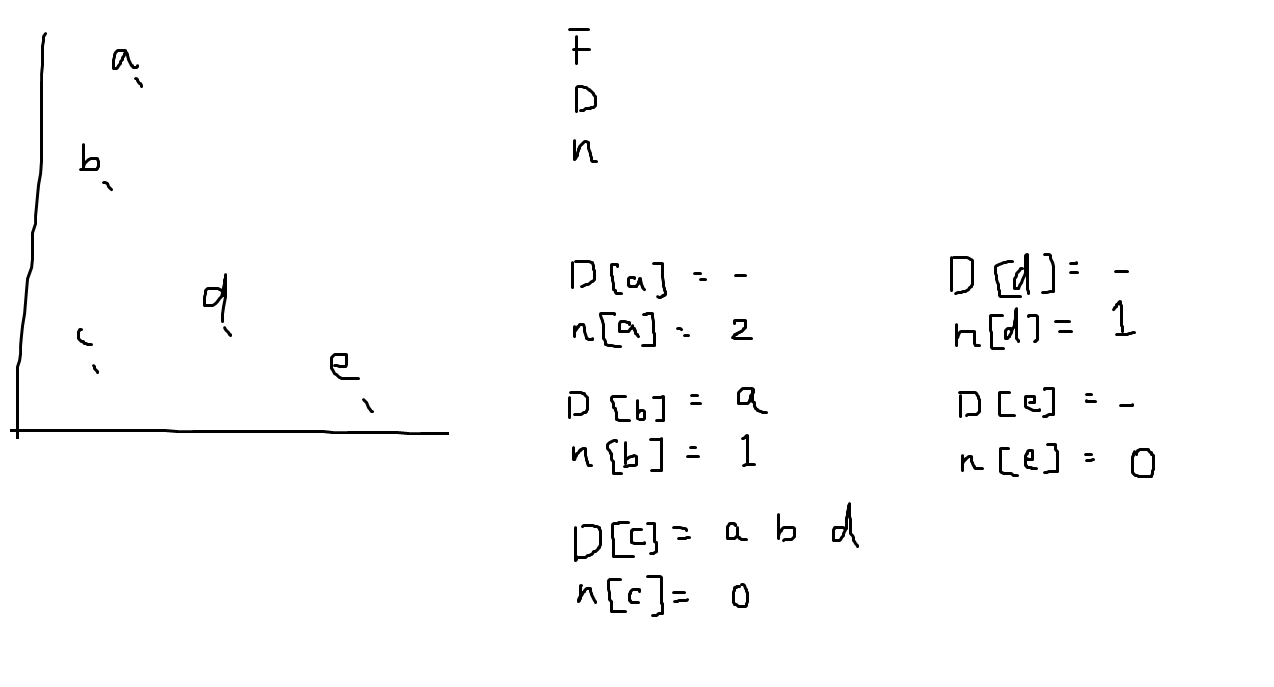
#> input picture dev/Basics/testNonDominatedSorting/testNonDominatedSorting/fast_nondominated_sort.png, 1274 x 687 px
$ python testColorTransfer_main.py --source ../../../Basics/testNonDominatedSorting/testNonDominatedSorting/fast_nondominated_sort.png --target ../../../Basics/testNonDominatedSorting/testNonDominatedSorting/fast_nondominated_sort.png
#> lines starting #> are read from the running program, lines starting #| are printed output that depends on the picture
### dev/OpenCV/testColorTransfer/testColorTransfer/ColorTransfer.py
import numpy as np
import cv2


# [118 lines left out: functions color_transfer_rgb, color_transfer_lab, color_transfer_hsv, not called in this run]


def color_transfer_ycrcb( source, target ):

    source  = cv2.cvtColor( source, cv2.COLOR_BGR2YCrCb ).astype('float32')
    target  = cv2.cvtColor( target, cv2.COLOR_BGR2YCrCb ).astype('float32')

    # compute color statistics for the source and target images
    ( lMeanSrc, lStdSrc, aMeanSrc, aStdSrc, bMeanSrc, bStdSrc ) = image_stats(source)
    ( lMeanTar, lStdTar, aMeanTar, aStdTar, bMeanTar, bStdTar ) = image_stats(target)

    # subtract the means from the target image
    ( l, a, b ) = cv2.split( target )
    l -= lMeanTar
    a -= aMeanTar
    b -= bMeanTar

    # scale by the standard deviations
    l = (lStdTar / lStdSrc) * l
    a = (aStdTar / aStdSrc) * a
    b = (bStdTar / bStdSrc) * b

    # add in the source mean
    l += lMeanSrc
    a += aMeanSrc
    b += bMeanSrc

    # clip the pixel intensities to [0, 255] if they fall outside
    l = np.clip( l, 0, 255 )
    a = np.clip( a, 0, 255 )
    b = np.clip( b, 0, 255 )

    # merge the channels together and convert back to the RGB color space,
    # being sure tgo utilize the 8-bit unsigned integere data type
    transfer = cv2.merge( [l, a, b] )
    transfer = cv2.cvtColor( transfer.astype('uint8'), cv2.COLOR_YCrCb2BGR )#transfer.astype('uint8')#

    #return the color transferred image
    return transfer


def image_stats( image ):
    # compute the mean and standard deviation of each channel
    ( l, a, b ) = cv2.split( image )
    ( lMean, lStd )   = ( l.mean(), l.std() )
    ( aMean, aStd )   = ( a.mean(), a.std() )
    ( bMean, bStd )   = ( b.mean(), b.std() )

    # return the color statistics
    return ( lMean, lStd, aMean, aStd, bMean, bStd )

### dev/OpenCV/testColorTransfer/testColorTransfer/testColorTransfer_main.py
from ColorTransfer import color_transfer_lab, color_transfer_hsv, color_transfer_ycrcb, color_transfer_rgb


import argparse
import cv2


def show_image( title, image, width=300 ):
	# resize the image to have a constant width, just to
	# make displaying the images take up less screen real
	# estate
	r = width / float(image.shape[1])
	dim = (width, int(image.shape[0] * r))
	resized = cv2.resize(image, dim, interpolation = cv2.INTER_AREA)

	# show the resized image
	cv2.imshow(title, resized)


if __name__ == '__main__':

    # construct the argument parser and parse the arguments
    ap = argparse.ArgumentParser()
    ap.add_argument( '-s', '--source', required=True,
                   help='Path to the source image' )

    ap.add_argument( '-t', '--target', required=True,
                    help='Path to the target image' )

    ap.add_argument( '-o', '--output',
                    help='Path to the output image (optional)' )
    args = vars(ap.parse_args())

    # load images
    source = cv2.imread( args['source'] )
#> source is the input picture: shape (687, 1274, 3); min 0, max 255, mean 250.9
    target = cv2.imread( args['target'] )

    # transfer color
    transfer = color_transfer_ycrcb( source, target )#color_transfer_rgb( source, target )#color_transfer_hsv( source, target )#color_transfer_lab( source, target )#
#> in color_transfer_ycrcb, `source  = cv2.cvtColor( source, cv2.COLOR_BGR2YCrCb ).astype('float32')`:
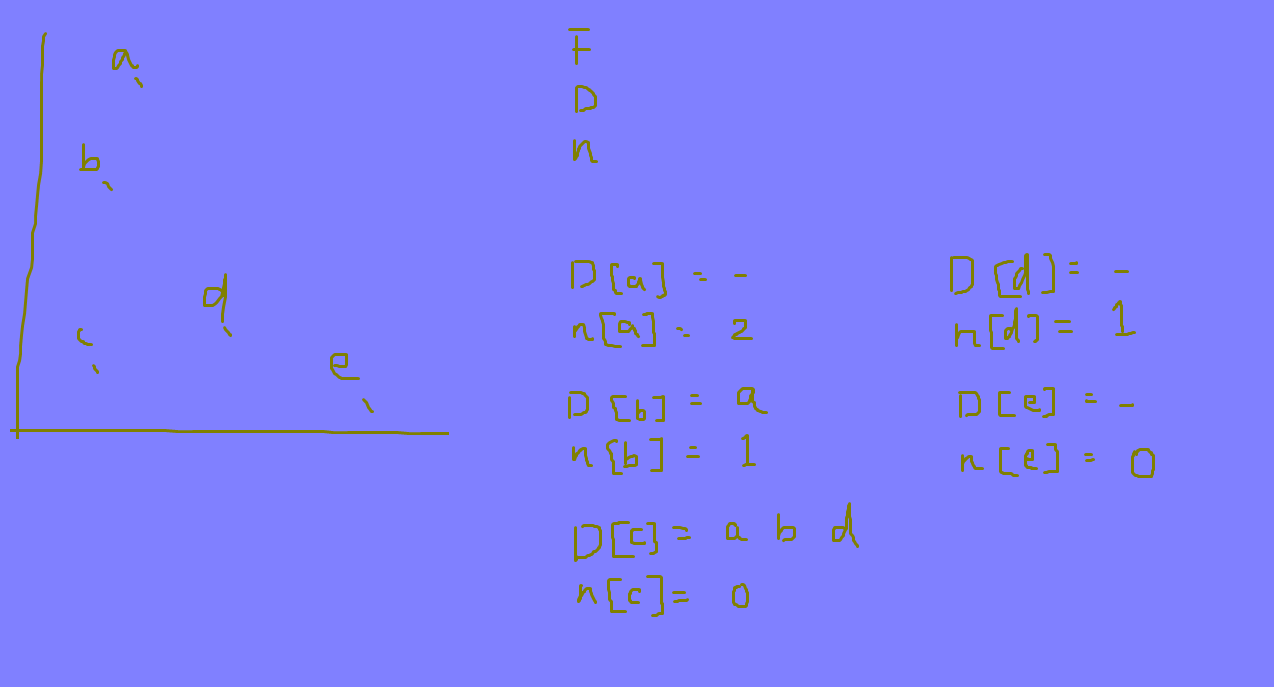
#> source: shape (687, 1274, 3) float32; mean of channels 0, 1, 2 251.8, 128, 128; drawn as B, G, R
#> in image_stats, `( l, a, b ) = cv2.split( image )`: a: shape (687, 1274) float32; every value is 128
#> in image_stats, `( lMean, lStd )   = ( l.mean(), l.std() )`: lMean = 250.9; lStd = 31.39
#> in image_stats, `( aMean, aStd )   = ( a.mean(), a.std() )`: aMean = 128; aStd = 0
#> in image_stats, `( bMean, bStd )   = ( b.mean(), b.std() )`: bMean = 128; bStd = 0
#> in color_transfer_ycrcb, `( lMeanSrc, lStdSrc, aMeanSrc, aStdSrc, bMeanSrc, bStdSrc ) = image_st..`: lMeanSrc = 250.9; lStdSrc = 31.39; aMeanSrc = 128; aStdSrc = 0; bMeanSrc = 128; bStdSrc = 0
#> in color_transfer_ycrcb, `( lMeanTar, lStdTar, aMeanTar, aStdTar, bMeanTar, bStdTar ) = image_st..`: lMeanTar = 250.9; lStdTar = 31.39; aMeanTar = 128; aStdTar = 0; bMeanTar = 128; bStdTar = 0
#> in color_transfer_ycrcb, `a -= aMeanTar`: a: shape (687, 1274) float32; every value is 0
#> in color_transfer_ycrcb, `a = (aStdTar / aStdSrc) * a`: a: shape (687, 1274) float32; every value is NaN or infinite
#> in color_transfer_ycrcb, `transfer = cv2.merge( [l, a, b] )`: transfer: shape (687, 1274, 3) float32; 66.67% of the values are NaN or infinite; the others: min 0, max 255, mean 250.9
#> in color_transfer_ycrcb, `transfer = cv2.cvtColor( transfer.astype('uint8'), cv2.COLOR_YCrCb2BGR..`:
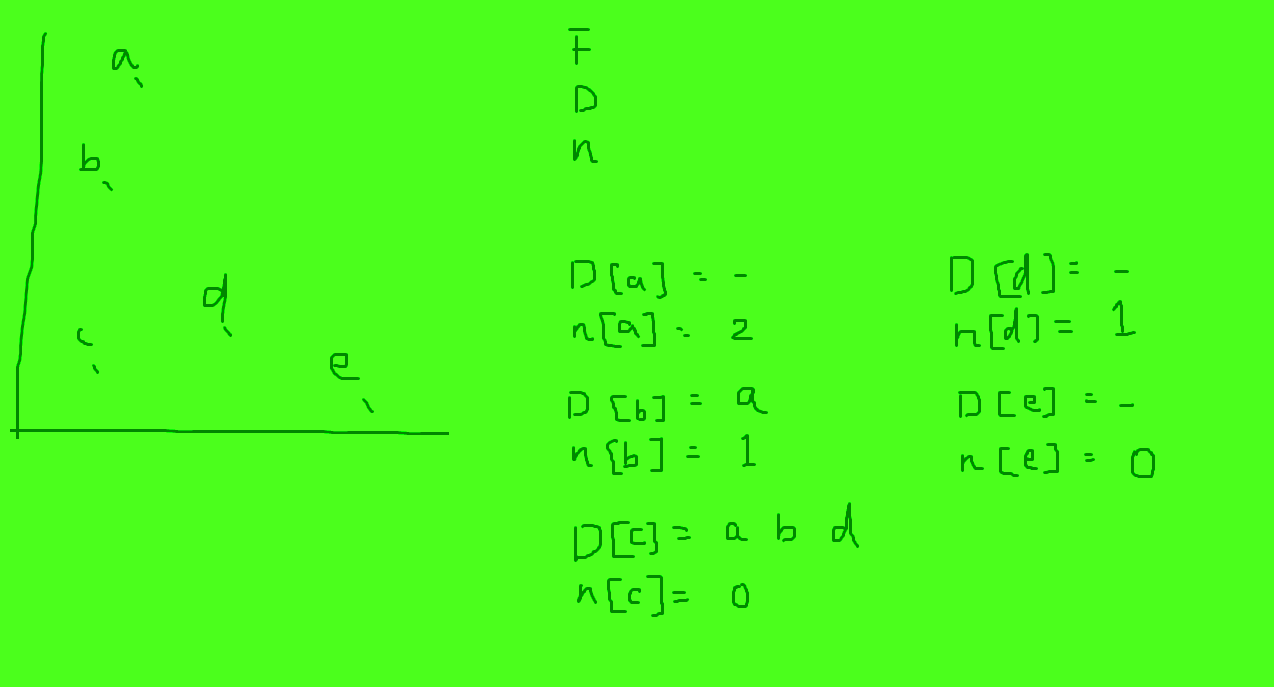
#> transfer: shape (687, 1274, 3); mean B, G, R 27.5, 253.2, 73.7

    # save image(optional)
    if( args['output'] is not None ):
        cv2.imwrite( args['output'], transfer )


    # show the images and wait for a key press
    show_image( 'Source', source )
#> in show_image, `resized = cv2.resize(image, dim, interpolation = cv2.INTER_AREA)`:
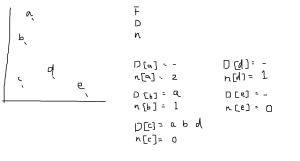
#> resized: shape (161, 300, 3); min 1, max 255, mean 250.9
    show_image( 'Target', target )
    show_image( 'Transfer', transfer )

    cv2.waitKey(0)
